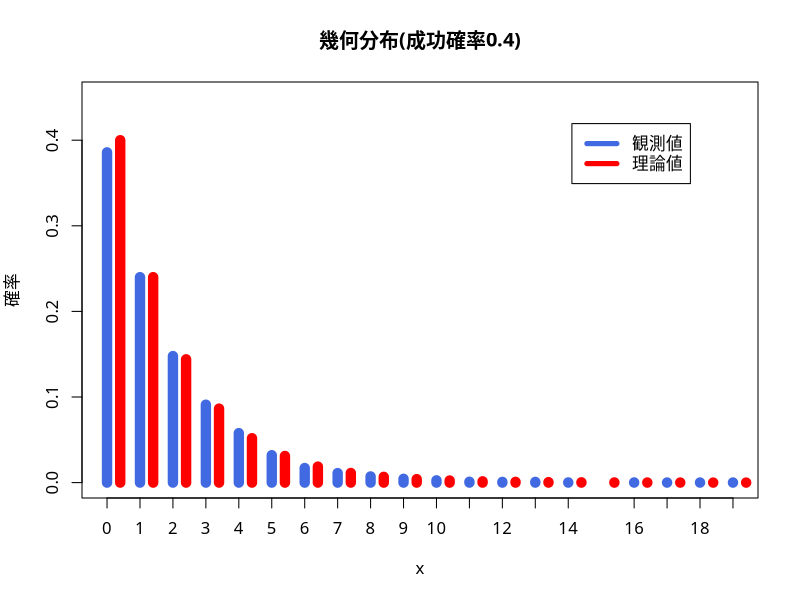

Source code (R):
### 幾何分布
set.seed(456) # 乱数のシード値を指定
rgeom(20, prob=0.1) # 成功確率0.1の幾何分布(20個)
## 統計的性質の確認
p <- 0.4
x <- rgeom(10000, prob=p)
mean(x) # (1-p)/p=1.5に近い(大数の法則)
(myData <- table(x)/10000) # 出現確率の表(度数分布表)
par(family="HiraginoSans-W4") # 日本語フォントの指定
plot(myData, type="h", ylim=c(0,0.45),
     lwd=10, col="royalblue", ylab="確率",
     main=paste0("幾何分布(成功確率", p, ")"))
lines(min(x):max(x)+0.4, # 理論上の出現確率 
      dgeom(min(x):max(x), prob=p), 
      type="h", col="red", lwd=10) 
legend("topright", inset=0.1,
       legend=c("観測値", "理論値"), 
       col=c("royalblue", "red"), lwd=5) 
